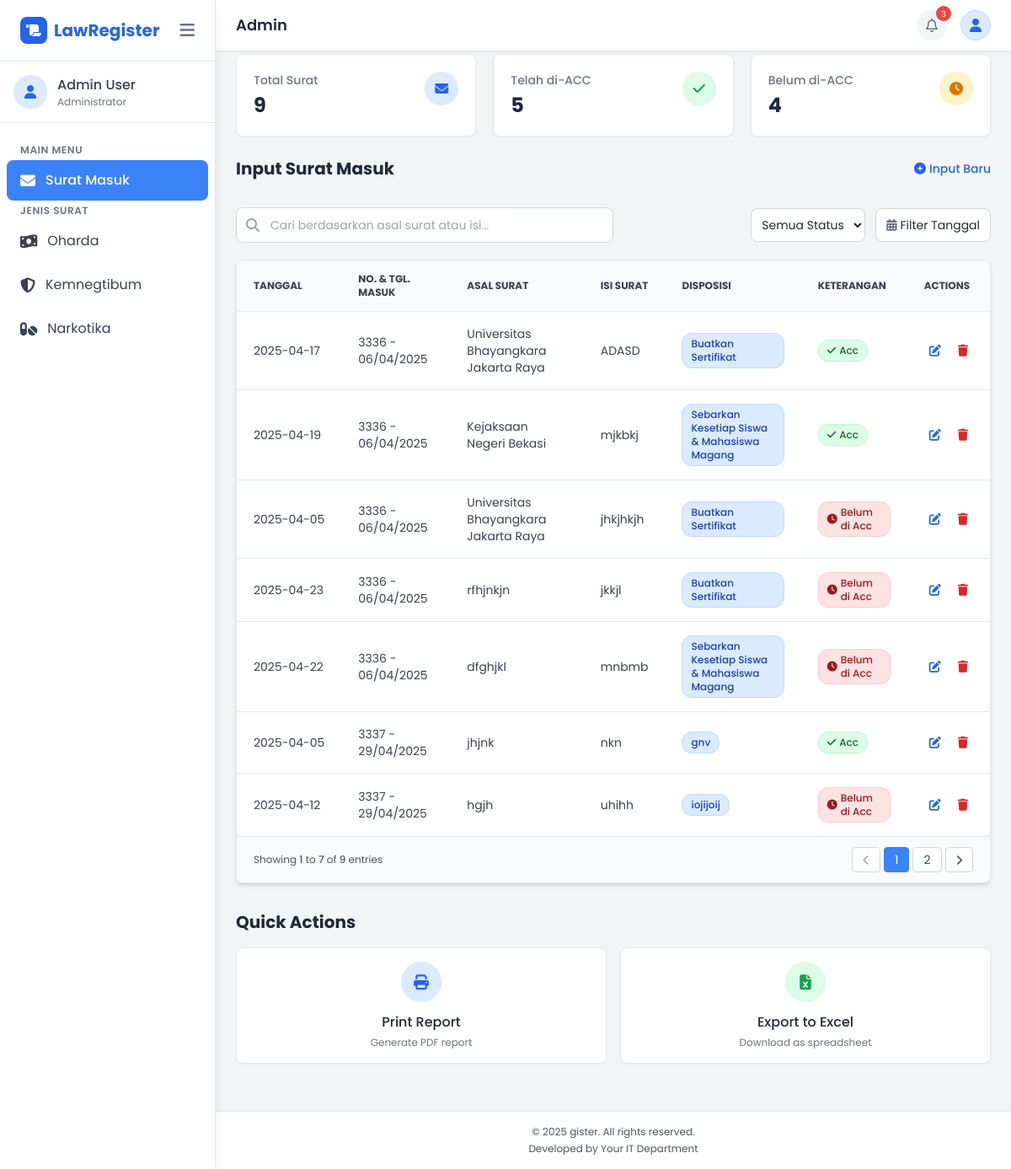
The app's page /admin/surat_masuk/surat_masuk.php with its own data.
### tables this page shows
CREATE TABLE `surat_masuk` (
  `id` int(11) NOT NULL,
  `tanggal` date DEFAULT NULL,
  `no_tgl_masuk` varchar(255) DEFAULT NULL,
  `asal_surat` varchar(255) DEFAULT NULL,
  `isi_surat` text DEFAULT NULL,
  `disposisi` varchar(255) DEFAULT NULL,
  `keterangan` text DEFAULT NULL
);

### admin/surat_masuk/surat_masuk.php (the view, shortened to what this page needs)
<!DOCTYPE html>
<html lang="en">
<head>
  <script src="https://cdn.tailwindcss.com"></script>
  <link rel="stylesheet" href="https://cdnjs.cloudflare.com/ajax/libs/font-awesome/6.4.0/css/all.min.css" />
</head>
<body class="bg-gray-100 text-gray-800">
<?php
require_once '../../config.php';
$items_per_page = 7;
$page = isset($_GET['page']) ? max(1, (int)$_GET['page']) : 1;
$offset = ($page - 1) * $items_per_page;
$sql_total = "SELECT COUNT(*) as total FROM surat_masuk";
$result_total = mysqli_query($mysqli, $sql_total);
$total_surat = mysqli_fetch_assoc($result_total)['total'];
$sql_acc = "SELECT COUNT(*) as count FROM surat_masuk WHERE keterangan = 'Acc'";
$result_acc = mysqli_query($mysqli, $sql_acc);
$total_acc = mysqli_fetch_assoc($result_acc)['count'];
$total_pending = $total_surat - $total_acc;
$sql_data = "SELECT * FROM surat_masuk ORDER BY id DESC LIMIT $offset, $items_per_page";
$result = mysqli_query($mysqli, $sql_data);
$total_pages = ceil($total_surat / $items_per_page);
?>
  <div class="flex h-screen bg-gray-100">
    <aside id="sidebar" class="transition-transform duration-300 transform translate-x-0 flex flex-col bg-white text-gray-700 h-screen fixed top-0 left-0 z-40 border-r border-gray-200 shadow-lg w-64">
      <div class="flex items-center justify-between px-6 py-5 border-b border-gray-200">
        <div class="flex items-center gap-2" id="sidebar-title">
          <div class="h-8 w-8 bg-blue-600 rounded-lg flex items-center justify-center">
            <i class="fas fa-scroll text-white"></i>
          </div>
          <div class="text-xl font-bold text-blue-600">LawRegister</div>
        </div>
        <button id="sidebar-toggle" class="text-gray-500 hover:text-gray-700 text-xl focus:outline-none">
          <i class="fas fa-bars"></i>
        </button>
      </div>
      <div class="px-4 py-4 border-b border-gray-200">
        <div class="flex items-center gap-3">
          <div class="h-10 w-10 rounded-full bg-blue-100 flex items-center justify-center">
            <i class="fas fa-user text-blue-600"></i>
          </div>
          <div class="menu-label">
            <div class="font-medium">Admin User</div>
            <div class="text-xs text-gray-500">Administrator</div>
          </div>
        </div>
      </div>
      <nav class="flex-1 px-2 py-6 space-y-1 overflow-y-auto">
        <p class="px-4 text-xs font-semibold text-gray-500 uppercase tracking-wider menu-label">Main Menu</p>
        <a href="../surat_masuk/surat_masuk.php"
          class="flex items-center gap-3 py-2.5 px-4 rounded-lg transition-all <?php echo strpos($_SERVER['PHP_SELF'], 'surat_masuk.php') !== false ? 'bg-blue-500 text-white active-menu' : 'hover:bg-blue-500 hover:text-white'; ?>">
          <i class="fas fa-envelope menu-icon text-lg"></i>
          <span class="menu-label">Surat Masuk</span>
        </a>
        <p class="px-4 text-xs font-semibold text-gray-500 uppercase tracking-wider mt-6 menu-label">Jenis Surat</p>
        <a href="../oharda/oharda.php"
          class="flex items-center gap-3 py-2.5 px-4 rounded-lg transition-all <?php echo strpos($_SERVER['PHP_SELF'], 'oharda.php') !== false ? 'bg-blue-500 text-white active-menu' : 'hover:bg-gray-100'; ?>">
          <i class="fas fa-money-bill-wave menu-icon text-lg"></i>
          <span class="menu-label">Oharda</span>
        </a>
        <a href="kemnegtibum.php"
          class="flex items-center gap-3 py-2.5 px-4 rounded-lg transition-all <?php echo strpos($_SERVER['PHP_SELF'], 'kemnegtibum.php') !== false ? 'bg-blue-500 text-white active-menu' : 'hover:bg-gray-100'; ?>">
          <i class="fas fa-shield-alt menu-icon text-lg"></i>
          <span class="menu-label">Kemnegtibum</span>
        </a>
        <a href="narkotika.php"
          class="flex items-center gap-3 py-2.5 px-4 rounded-lg transition-all <?php echo strpos($_SERVER['PHP_SELF'], 'narkotika.php') !== false ? 'bg-blue-500 text-white active-menu' : 'hover:bg-gray-100'; ?>">
          <i class="fas fa-pills menu-icon text-lg"></i>
          <span class="menu-label">Narkotika</span>
        </a>
      </nav>
    </aside>
    <div class="flex-1 transition-all duration-300 ml-0 md:ml-64" id="main-wrapper">
      <header class="fixed top-0 left-0 right-0 bg-white border-b border-gray-200 shadow-sm z-30 ml-0 md:ml-64 transition-all duration-300" id="main-header">
        <div class="flex justify-between items-center px-6 py-3">
          <div class="flex items-center gap-3">
            <div class="text-lg font-semibold text-gray-800">Admin</div>
          </div>
          <div class="flex items-center gap-4">
            <div class="relative">
              <a href="#" class="flex h-9 w-9 items-center justify-center rounded-full bg-gray-100 text-gray-500 hover:bg-gray-200 transition-colors">
                <i class="far fa-bell"></i>
                <span class="notification-badge">3</span>
              </a>
            </div>
            <div class="relative">
              <button id="profileBtn" class="h-9 w-9 rounded-full bg-blue-100 flex items-center justify-center border border-blue-200 hover:bg-blue-200 transition-colors focus:outline-none">
                <i class="fas fa-user text-blue-600"></i>
              </button>
            </div>
          </div>
        </div>
      </header>
      <main id="main-content" class="pt-16 px-6 pb-8">
        <section class="grid grid-cols-1 md:grid-cols-3 gap-5 mb-6">
          <div class="bg-white rounded-lg shadow-sm border border-gray-200 p-5 data-card">
            <div class="flex justify-between items-start">
              <div>
                <p class="text-sm font-medium text-gray-500">Total Surat</p>
                <h3 class="text-2xl font-bold mt-1"><?php echo $total_surat; ?></h3>
              </div>
              <div class="h-10 w-10 bg-blue-100 rounded-full flex items-center justify-center">
                <i class="fas fa-envelope text-blue-600"></i>
              </div>
            </div>
          </div>
          <div class="bg-white rounded-lg shadow-sm border border-gray-200 p-5 data-card">
            <div class="flex justify-between items-start">
              <div>
                <p class="text-sm font-medium text-gray-500">Telah di-ACC</p>
                <h3 class="text-2xl font-bold mt-1"><?php echo $total_acc; ?></h3>
              </div>
              <div class="h-10 w-10 bg-green-100 rounded-full flex items-center justify-center">
                <i class="fas fa-check text-green-600"></i>
              </div>
            </div>
          </div>
          <div class="bg-white rounded-lg shadow-sm border border-gray-200 p-5 data-card">
            <div class="flex justify-between items-start">
              <div>
                <p class="text-sm font-medium text-gray-500">Belum di-ACC</p>
                <h3 class="text-2xl font-bold mt-1"><?php echo $total_pending; ?></h3>
              </div>
              <div class="h-10 w-10 bg-amber-100 rounded-full flex items-center justify-center">
                <i class="fas fa-clock text-amber-600"></i>
              </div>
            </div>
          </div>
        </section>
        <section class="mb-8">
          <div class="flex items-center justify-between mb-4">
            <h2 class="text-xl font-bold text-gray-800">Input Surat Masuk</h2>
            <button id="toggleForm" class="text-blue-600 hover:text-blue-800 flex items-center text-sm font-medium">
              <i class="fas fa-plus-circle mr-1"></i> Input Baru
            </button>
          </div>
        </section>
        <section class="mb-5">
          <div class="flex flex-col md:flex-row md:items-center md:justify-between gap-4">
            <div class="search-container flex-grow max-w-md">
              <div class="relative">
                <i class="fas fa-search search-icon"></i>
                <input type="text" id="searchInput" onkeyup="searchTable()" placeholder="Cari berdasarkan asal surat atau isi..." class="w-full p-2.5 pl-10 border border-gray-300 rounded-lg text-sm" />
              </div>
            </div>
            <div class="flex gap-3">
              <select id="statusFilter" onchange="filterByStatus()" class="border border-gray-300 rounded-lg p-2 text-sm bg-white">
                <option value="all">Semua Status</option>
              </select>
              <button class="flex items-center gap-1 bg-white border border-gray-300 rounded-lg px-3 py-2 text-sm hover:bg-gray-50 transition" id="filterTanggalButton">
                <i class="fas fa-calendar-alt text-gray-500"></i>
                <span>Filter Tanggal</span>
              </button>
            </div>
          </div>
        </section>
        <section class="bg-white rounded-lg border border-gray-200 shadow-md overflow-hidden">
          <div class="table-container hidden sm:block">
            <table class="w-full text-sm text-left text-gray-700" id="dataTable">
              <thead class="text-xs text-gray-700 uppercase bg-gray-50 border-b border-gray-200">
                <tr>
                  <th class="px-5 py-3.5">Tanggal</th>
                  <th class="px-5 py-3.5">No. & Tgl. Masuk</th>
                  <th class="px-5 py-3.5">Asal Surat</th>
                  <th class="px-5 py-3.5">Isi Surat</th>
                  <th class="px-5 py-3.5">Disposisi</th>
                  <th class="px-5 py-3.5">Keterangan</th>
                  <th class="px-5 py-3.5">Actions</th>
                </tr>
              </thead>
              <tbody class="divide-y divide-gray-200" id="tableBody">
                <?php
                if (mysqli_num_rows($result) > 0) {
                  mysqli_data_seek($result, 0);
                  while ($row = mysqli_fetch_assoc($result)) {
                    $keterangan = strtolower(trim($row['keterangan']));
                    $warna_keterangan = $keterangan === 'belum di acc'
                      ? 'bg-red-100 text-red-800 border border-red-200'
                      : 'bg-green-100 text-green-800 border border-green-200';
                    $status_icon = $keterangan === 'belum di acc'
                      ? '<i class="fas fa-clock mr-1"></i>'
                      : '<i class="fas fa-check mr-1"></i>';
                ?>
                  <tr class="hover:bg-gray-50 data-status-<?php echo $keterangan === 'belum di acc' ? 'belum' : 'acc'; ?>">
                    <td class="px-5 py-4 whitespace-nowrap"><?php echo $row['tanggal']; ?></td>
                    <td class="px-5 py-4"><?php echo $row['no_tgl_masuk']; ?></td>
                    <td class="px-5 py-4"><?php echo $row['asal_surat']; ?></td>
                    <td class="px-5 py-4 max-w-xs truncate"><?php echo $row['isi_surat']; ?></td>
                    <td class="px-5 py-4">
                      <span class="inline-flex items-center px-2.5 py-1 text-xs font-medium bg-blue-100 text-blue-800 rounded-xl border border-blue-200">
                        <?php echo $row['disposisi']; ?>
                      </span>
                    </td>
                    <td class="px-5 py-4">
                      <span class="inline-flex items-center px-2.5 py-1 text-xs font-medium <?php echo $warna_keterangan; ?> rounded-xl">
                        <?php echo $status_icon . $row['keterangan']; ?>
                      </span>
                    </td>
                    <td class="px-5 py-4">
                      <div class="flex gap-2">
                        <a href="edit.php?id=<?php echo $row['id']; ?>" class="text-blue-600 hover:text-blue-900 p-1.5 rounded-full hover:bg-blue-100 transition-all">
                          <i class="fas fa-edit"></i>
                        </a>
                        <a href="delete.php?id=<?php echo $row['id']; ?>" class="text-red-600 hover:text-red-900 p-1.5 rounded-full hover:bg-red-100 transition-all" onclick="return confirm('Apakah Anda yakin ingin menghapus data ini?')">
                          <i class="fas fa-trash"></i>
                        </a>
                      </div>
                    </td>
                  </tr>
                <?php
                  }
                } else {
                  echo "<tr><td colspan='7' class='px-5 py-4 text-center text-gray-500'>Tidak ada data surat masuk.</td></tr>";
                }
                ?>
              </tbody>
            </table>
          </div>
          <div class="px-5 py-3 border-t border-gray-200 bg-gray-50 flex items-center justify-between">
            <div class="text-xs text-gray-600">
              Showing <span class="font-medium"><?php echo ($page - 1) * $items_per_page + 1; ?></span>
              to <span class="font-medium"><?php echo min($page * $items_per_page, $total_surat); ?></span>
              of <span class="font-medium"><?php echo $total_surat; ?></span> entries
            </div>
            <div class="flex space-x-1">
              <a href="?page=<?php echo max(1, $page - 1); ?>" class="px-3 py-1 rounded border border-gray-300 text-sm bg-white <?php echo ($page == 1 ? 'text-gray-400 cursor-not-allowed' : 'hover:bg-gray-50 text-gray-700'); ?>">
                <i class="fas fa-chevron-left text-xs"></i>
              </a>
              <?php for ($i = 1; $i <= $total_pages; $i++): ?>
                <a href="?page=<?php echo $i; ?>" class="px-3 py-1 rounded border text-sm <?php echo ($i == $page ? 'bg-blue-500 border-blue-500 text-white' : 'bg-white border-gray-300 hover:bg-gray-50 text-gray-700'); ?>">
                  <?php echo $i; ?>
                </a>
              <?php endfor; ?>
              <a href="?page=<?php echo min($total_pages, $page + 1); ?>" class="px-3 py-1 rounded border border-gray-300 text-sm bg-white <?php echo ($page == $total_pages ? 'text-gray-400 cursor-not-allowed' : 'hover:bg-gray-50 text-gray-700'); ?>">
                <i class="fas fa-chevron-right text-xs"></i>
              </a>
            </div>
          </div>
          </section>
          <section class="mt-8 mb-6">
            <h2 class="text-xl font-bold text-gray-800 mb-4">Quick Actions</h2>
            <div class="grid grid-cols-1 sm:grid-cols-2 gap-4">
              <a href="#" class="bg-white border border-gray-200 rounded-lg p-4 shadow-sm hover:shadow-md transition data-card flex flex-col items-center justify-center text-center">
                <div class="h-12 w-12 bg-blue-100 rounded-full flex items-center justify-center mb-3">
                  <i class="fas fa-print text-blue-600 text-lg"></i>
                </div>
                <h3 class="font-medium text-gray-800">Print Report</h3>
                <p class="text-xs text-gray-500 mt-1">Generate PDF report</p>
              </a>
              <a href="../surat_masuk/export_excel.php" class="bg-white border border-gray-200 rounded-lg p-4 shadow-sm hover:shadow-md transition data-card flex flex-col items-center justify-center text-center">
                <div class="h-12 w-12 bg-green-100 rounded-full flex items-center justify-center mb-3">
                  <i class="fas fa-file-excel text-green-600 text-lg"></i>
                </div>
                <h3 class="font-medium text-gray-800">Export to Excel</h3>
                <p class="text-xs text-gray-500 mt-1">Download as spreadsheet</p>
              </a>
          </section>
      </main>
      <footer class="bg-white border-t border-gray-200 py-4 text-center text-gray-600 text-xs mt-auto transition-all duration-300" id="main-footer">
        <div class="px-6">
          <p>&copy; 2025 gister. All rights reserved.</p>
          <p class="mt-1">Developed by Your IT Department</p>
        </div>
      </footer>
    </div>
  </div>
</body>
</html>

### admin/surat_masuk/surat_masuk.php (style rules this page uses)
body { font-family: 'Poppins', sans-serif; }
.active-menu { background-color: #3b82f6; color: white; font-weight: 500; }
.table-container { overflow-x: auto; border-radius: 8px; box-shadow: 0 4px 6px -1px rgba(0, 0, 0, 0.1); }
thead th { position: sticky; top: 0; z-index: 10; }
tbody tr { transition: all 0.2s ease; }
.search-container { position: relative; }
.search-icon { position: absolute; left: 12px; top: 50%; transform: translateY(-50%); color: #94a3b8; }
.notification-badge { position: absolute; top: -5px; right: -5px; height: 18px; width: 18px; background-color: #ef4444; border-radius: 50%; color: white; font-size: 10px; display: flex; align-items: center; justify-content: center; }
.data-card { transition: all 0.2s ease; }
html { scroll-behavior: smooth; }

### records on screen
surat_masuk: tanggal "2025-04-17", no_tgl_masuk "3336 - 06/04/2025", asal_surat "Universitas Bhayangkara Jakarta Raya", isi_surat "ADASD", disposisi "Buatkan Sertifikat", keterangan "Acc"
surat_masuk: tanggal "2025-04-19", no_tgl_masuk "3336 - 06/04/2025", asal_surat "Kejaksaan Negeri Bekasi", isi_surat "mjkbkj", disposisi "Sebarkan Kesetiap Siswa & Mahasiswa Magang", keterangan "Acc"
surat_masuk: tanggal "2025-04-05", no_tgl_masuk "3336 - 06/04/2025", asal_surat "Universitas Bhayangkara Jakarta Raya", isi_surat "jhkjhkjh", disposisi "Buatkan Sertifikat", keterangan "Belum di Acc"
surat_masuk: tanggal "2025-04-23", no_tgl_masuk "3336 - 06/04/2025", asal_surat "rfhjnkjn", isi_surat "jkkjl", disposisi "Buatkan Sertifikat", keterangan "Belum di Acc"
surat_masuk: tanggal "2025-04-22", no_tgl_masuk "3336 - 06/04/2025", asal_surat "dfghjkl", isi_surat "mnbmb", disposisi "Sebarkan Kesetiap Siswa & Mahasiswa Magang", keterangan "Belum di Acc"
surat_masuk: tanggal "2025-04-05", no_tgl_masuk "3337 - 29/04/2025", asal_surat "jhjnk", isi_surat "nkn", disposisi "gnv", keterangan "Acc"
surat_masuk: tanggal "2025-04-12", no_tgl_masuk "3337 - 29/04/2025", asal_surat "hgjh", isi_surat "uhihh", disposisi "iojijoij", keterangan "Belum di Acc"

### other values on screen
$total_surat "9"
$total_acc "5"
$total_pending "4"
min($page * $items_per_page, $total_surat) "7"
